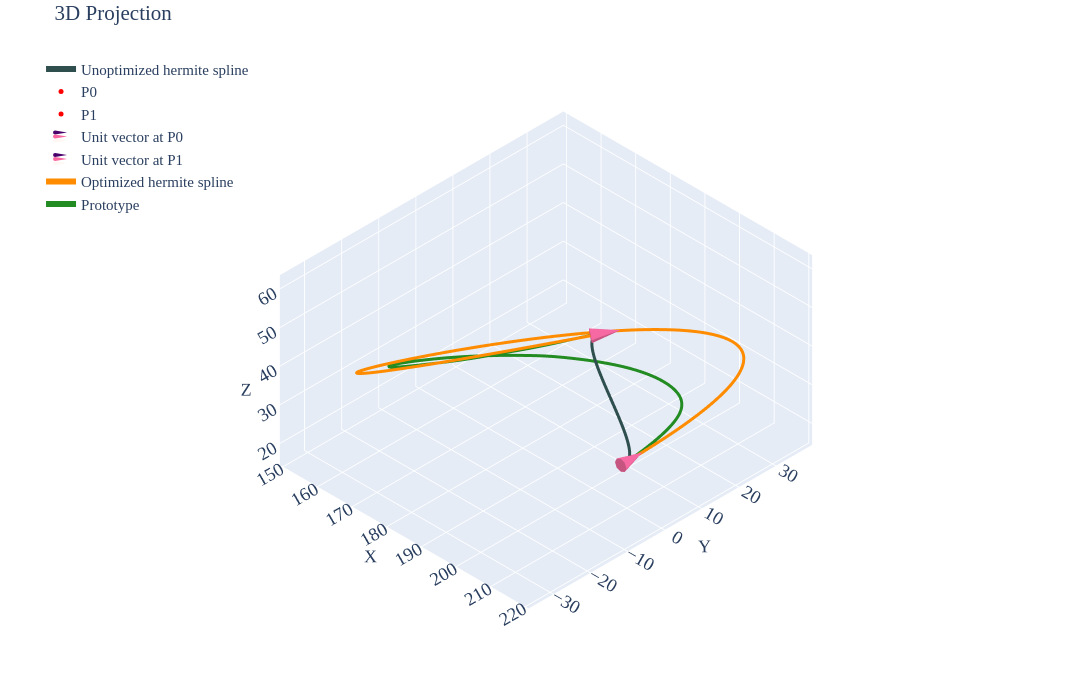

The cell this chart's notebook holds for it:
### Markdown cell above
## Case 02

### Code cell
df=pd.read_csv('../data/2810/p1-case2.csv')
prt=df.iloc[10:,2:].reset_index(drop=True)

p0=df.iloc[5,2:].values.astype(float)    # Point0
p1=df.iloc[6,2:].values.astype(float)    # Point1
u0=df.iloc[8,2:].values.astype(float)    # Unit Vector @ Point0
u1=df.iloc[9,2:].values.astype(float)    # Unit Vector @ Point1
m0=df.iloc[2,1]                          # Magnitude for Vector1
m1=df.iloc[3,1]                          # Magnitude for Vector2
u0_init=u0*m0
u1_init=u1*m1
spl=utils.hermite(p0,p1,u0_init,u1_init,num_points=51)

tgt=utils.length(prt.values)             # Target spline length

def obj_fn(mag,prt_pts,p0,p1,u0,u1,n_points=100):
    m0=mag[0]
    m1=mag[1]    
    u0_scld=m0*u0
    u1_scld=m1*u1
    spl=utils.hermite(p0,p1,u0_scld,u1_scld,num_points=n_points)
    dist_err=abs(np.sum((spl-prt_pts)**2))
    return dist_err

def len_up(mag,prt_pts,p0,p1,u0,u1,n_points=100):
    return 2-(utils.length(utils.hermite(p0,p1,mag[0]*u0,mag[1]*u1,num_points=n_points))-utils.length(prt_pts))

def len_lo(mag,prt_pts,p0,p1,u0,u1,n_points=100):
    return 2+(utils.length(utils.hermite(p0,p1,mag[0]*u0,mag[1]*u1,num_points=n_points))-utils.length(prt_pts))

def len_eq(mag,prt_pts,p0,p1,u0,u1,n_points=100):
    return (utils.length(utils.hermite(p0,p1,mag[0]*u0,mag[1]*u1,num_points=n_points))-utils.length(prt_pts))

constraints=[
    {'type':'eq','fun':len_eq,'args':(prt.values,p0,p1,u0,u1)},
    # {'type':'ineq','fun':len_up,'args':(prt.values,p0,p1,u0,u1)},
    # {'type':'ineq','fun':len_lo,'args':(prt.values,p0,p1,u0,u1)}
]

sol=minimize(obj_fn,[1,1],args=(prt.values,p0,p1,u0,u1),method='SLSQP',constraints=constraints)
u0_final=sol.x[0]*u0
u1_final=sol.x[1]*u1
spl=utils.hermite(p0,p1,u0_init,u1_init,num_points=100)
spl_tgt=utils.hermite(p0,p1,u0_final,u1_final,num_points=100)

pd.DataFrame(spl_tgt, columns=['X','Y','Z']).to_csv('../data/2810/p1-case2-opt.csv',index=False)

print(f'Length of the Prototype Spline: {utils.length(prt.values):.5f}')
print(f'Given target spline length: {tgt:.5f}')
print(f'Length of the Hermite Spline: {utils.length(spl.astype(float)):.5f}')
print(f'Achieved Length of the Hermite Spline: {utils.length(spl_tgt.astype(float)):.5f}')
print(f'\nMaximum Distance Deviation: {max(np.linalg.norm(spl_tgt-spl,axis=1)):.4f}')
print(f'Total Distance Deviation: {sum(np.linalg.norm(spl_tgt-spl,axis=1)):.4f}')
print(f'\nComputed Magnitude (M0, M1): {sol.x[0]:.4f}, {sol.x[1]:.4f}')

utils.plotter(spl,p0,p1,u0_init,u1_init,tgt=spl_tgt,prt=prt.values,cne=6,intr='d',tgt_label='Optimized hermite spline')
